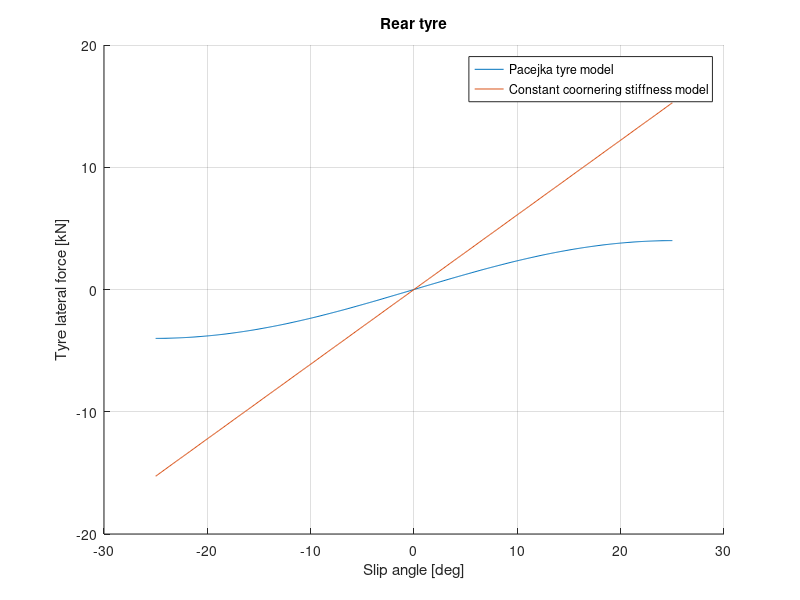
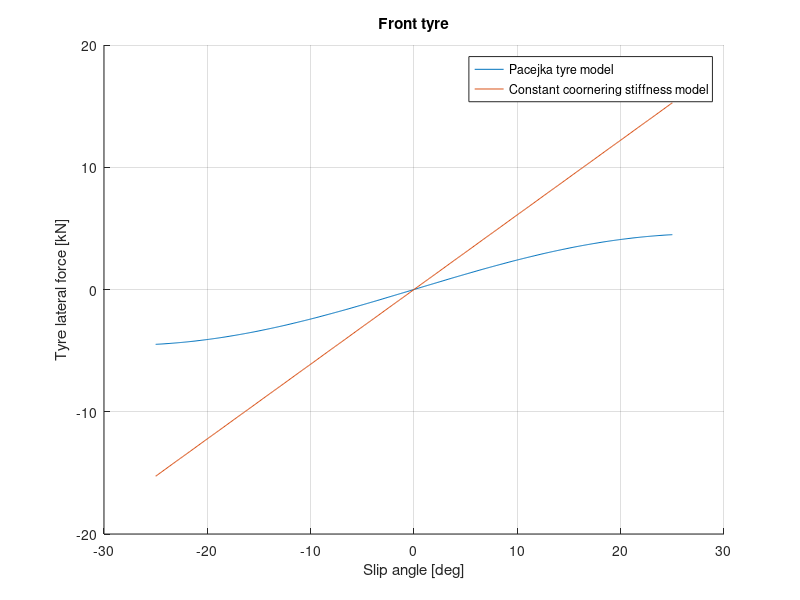

Here is the MATLAB script that generated these plots, in order:
%% plot tire dynamics

%Pacejka
            B_f = 0.4;              % stiffnes factor (Pacejka) (front wheel)
            C_f = 8;                % shape factor (Pacejka) (front wheel)
            D_f = 4560.4;           % peak value (Pacejka) (front wheel)
            E_f = -0.5;             % curvature factor (Pacejka) (front wheel)
            
            B_r = 0.45;             % stiffnes factor (Pacejka) (rear wheel)
            C_r = 8;                % shape factor (Pacejka) (rear wheel)
            D_r = 4000;             % peak value (Pacejka) (rear wheel)
            E_r = -0.5;             % curvature factor (Pacejka) (rear wheel)
            
% linear
        c_f = 14000 * 2.5 % = 1*g*M/deltamax  % front coornering stiffness (C*delta=Fy~M*a)
        c_r = 14000 * 2.5 % = 2*g*M/deltamax  % rear coornering stiffness
            
            a_r = deg2rad(-25:0.1:25);
            a_f = deg2rad(-25:0.1:25);
            W_Fy_r = D_r*sin(C_r*atan(B_r*a_r-E_r*(B_r*a_r -atan(B_r*a_r)))); % rear lateral force
            W_Fy_f = D_f*sin(C_f*atan(B_f*a_f-E_f*(B_f*a_f -atan(B_f*a_f)))); % front lateral force
            
            figure('Color','w'); hold on; grid on;
            plot(rad2deg(a_r),W_Fy_r/1000,'DisplayName','Pacejka tyre model')
            plot(rad2deg(a_r),a_r*c_r/1000,'DisplayName','Constant coornering stiffness model')
            title('Rear tyre')
            xlabel('Slip angle [deg]');
            ylabel('Tyre lateral force [kN]')
            legend

            figure; hold on; grid on;
            plot(rad2deg(a_f),W_Fy_f/1000,'DisplayName','Pacejka tyre model')
            plot(rad2deg(a_f),a_r*c_f/1000,'DisplayName','Constant coornering stiffness model')
            title('Front tyre')
            xlabel('Slip angle [deg]');
            ylabel('Tyre lateral force [kN]')
            legend